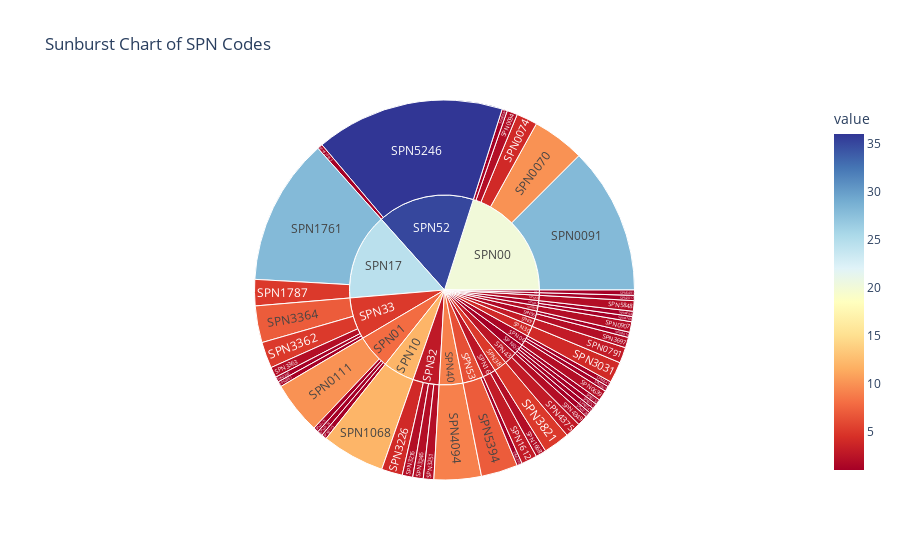

The notebook cell this image was saved under:
### Code cell
import plotly.express as px

fig = px.sunburst(df_hierarchy, path=['parent', 'id'], values='value',
                  color='value', hover_data=['id'],
                  color_continuous_scale='RdYlBu',
                  title='Sunburst Chart of SPN Codes')
fig.show()

### Figure 1 — Plotly figure (JSON) as saved in the notebook; plotly's stock layout.template omitted (floating-point values rounded to 4 significant figures; data arrays with more than 128 entries replaced by an {"elided": "..."} marker saying what was removed)
{"data": [{"branchvalues": "total", "customdata": {"elided": "70x2 mixed values"}, "domain": {"x": [0, 1], "y": [0, 1]}, "hovertemplate": "labels=%{label}<br>value_sum=%{value}<br>parent=%{parent}<br>id=%{customdata[0]}<br>value=%{color}<extra></extra>", "ids": ["SPN00/SPN0070", "SPN00/SPN0074", "SPN00/SPN0084", "SPN00/SPN0091", "SPN00/SPN0094", "SPN01/SPN0111", "SPN01/SPN0171", "SPN01/SPN0174", "SPN01/SPN0175", "SPN02/SPN0228", "SPN02/SPN0245", "SPN02/SPN0251", "SPN02/SPN0252", "SPN06/SPN0627", "SPN06/SPN0639", "SPN06/SPN0641", "SPN07/SPN0791", "SPN09/SPN0907", "SPN10/SPN1068", "SPN16/SPN1612", "SPN16/SPN1668", "SPN17/SPN1761", "SPN17/SPN1787", "SPN20/SPN2017", "SPN30/SPN3031", "SPN32/SPN3216", "SPN32/SPN3226", "SPN32/SPN3246", "SPN32/SPN3251", "SPN33/SPN3360", "SPN33/SPN3361", "SPN33/SPN3362", "SPN33/SPN3363", "SPN33/SPN3364", "SPN36/SPN3610", "SPN36/SPN3697", "SPN38/SPN3821", "SPN40/SPN4094", "SPN43/SPN4349", "SPN43/SPN4375", "SPN47/SPN4766", "SPN47/SPN4794", "SPN52/SPN520953", "SPN52/SPN5246", "SPN53/SPN5394", "SPN53/SPN5396", "SPN54/SPN5491", "SPN58/SPN5848", "SPN00", "SPN01", "SPN02", "SPN06", "SPN07", "SPN09", "SPN10", "SPN16", "SPN17", "SPN20", "SPN30", "SPN32", "SPN33", "SPN36", "SPN38", "SPN40", "SPN43", "SPN47", "SPN52", "SPN53", "SPN54", "SPN58"], "labels": ["SPN0070", "SPN0074", "SPN0084", "SPN0091", "SPN0094", "SPN0111", "SPN0171", "SPN0174", "SPN0175", "SPN0228", "SPN0245", "SPN0251", "SPN0252", "SPN0627", "SPN0639", "SPN0641", "SPN0791", "SPN0907", "SPN1068", "SPN1612", "SPN1668", "SPN1761", "SPN1787", "SPN2017", "SPN3031", "SPN3216", "SPN3226", "SPN3246", "SPN3251", "SPN3360", "SPN3361", "SPN3362", "SPN3363", "SPN3364", "SPN3610", "SPN3697", "SPN3821", "SPN4094", "SPN4349", "SPN4375", "SPN4766", "SPN4794", "SPN520953", "SPN5246", "SPN5394", "SPN5396", "SPN5491", "SPN5848", "SPN00", "SPN01", "SPN02", "SPN06", "SPN07", "SPN09", "SPN10", "SPN16", "SPN17", "SPN20", "SPN30", "SPN32", "SPN33", "SPN36", "SPN38", "SPN40", "SPN43", "SPN47", "SPN52", "SPN53", "SPN54", "SPN58"], "marker": {"coloraxis": "coloraxis", "colors": [10, 4, 1, 28, 2, 10, 1, 1, 1, 1, 1, 1, 1, 1, 2, 1, 3, 2, 12, 3, 2, 28, 5, 1, 4, 2, 4, 2, 2, 1, 1, 5, 2, 7, 1, 2, 5, 9, 2, 3, 1, 1, 1, 36, 7, 1, 1, 2, 20.11, 7.923, 1, 1.5, 3, 2, 12, 2.6, 24.52, 1, 4, 2.8, 5, 1.667, 5, 9, 2.6, 1, 35.05, 6.25, 1, 2]}, "name": "", "parents": ["SPN00", "SPN00", "SPN00", "SPN00", "SPN00", "SPN01", "SPN01", "SPN01", "SPN01", "SPN02", "SPN02", "SPN02", "SPN02", "SPN06", "SPN06", "SPN06", "SPN07", "SPN09", "SPN10", "SPN16", "SPN16", "SPN17", "SPN17", "SPN20", "SPN30", "SPN32", "SPN32", "SPN32", "SPN32", "SPN33", "SPN33", "SPN33", "SPN33", "SPN33", "SPN36", "SPN36", "SPN38", "SPN40", "SPN43", "SPN43", "SPN47", "SPN47", "SPN52", "SPN52", "SPN53", "SPN53", "SPN54", "SPN58", "", "", "", "", "", "", "", "", "", "", "", "", "", "", "", "", "", "", "", "", "", ""], "type": "sunburst", "values": [10, 4, 1, 28, 2, 10, 1, 1, 1, 1, 1, 1, 1, 1, 2, 1, 3, 2, 12, 3, 2, 28, 5, 1, 4, 2, 4, 2, 2, 1, 1, 5, 2, 7, 1, 2, 5, 9, 2, 3, 1, 1, 1, 36, 7, 1, 1, 2, 45, 13, 4, 4, 3, 2, 12, 5, 33, 1, 4, 10, 16, 3, 5, 9, 5, 2, 37, 8, 1, 2]}], "layout": {"coloraxis": {"colorbar": {"title": {"text": "value"}}, "colorscale": [[0, "rgb(165,0,38)"], [0.1, "rgb(215,48,39)"], [0.2, "rgb(244,109,67)"], [0.3, "rgb(253,174,97)"], [0.4, "rgb(254,224,144)"], [0.5, "rgb(255,255,191)"], [0.6, "rgb(224,243,248)"], [0.7, "rgb(171,217,233)"], [0.8, "rgb(116,173,209)"], [0.9, "rgb(69,117,180)"], [1, "rgb(49,54,149)"]]}, "legend": {"tracegroupgap": 0}, "title": {"text": "Sunburst Chart of SPN Codes"}}}
